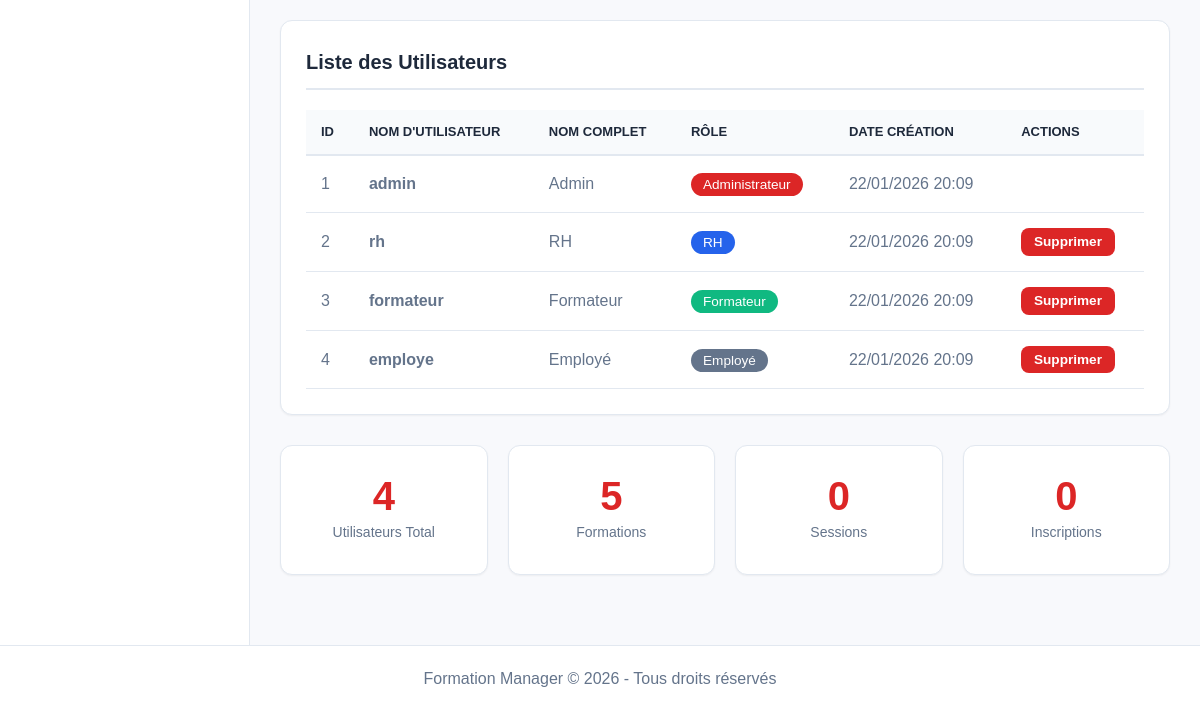
/admin_users.php (signed in, lower part), run on an earlier commit of the app's database.
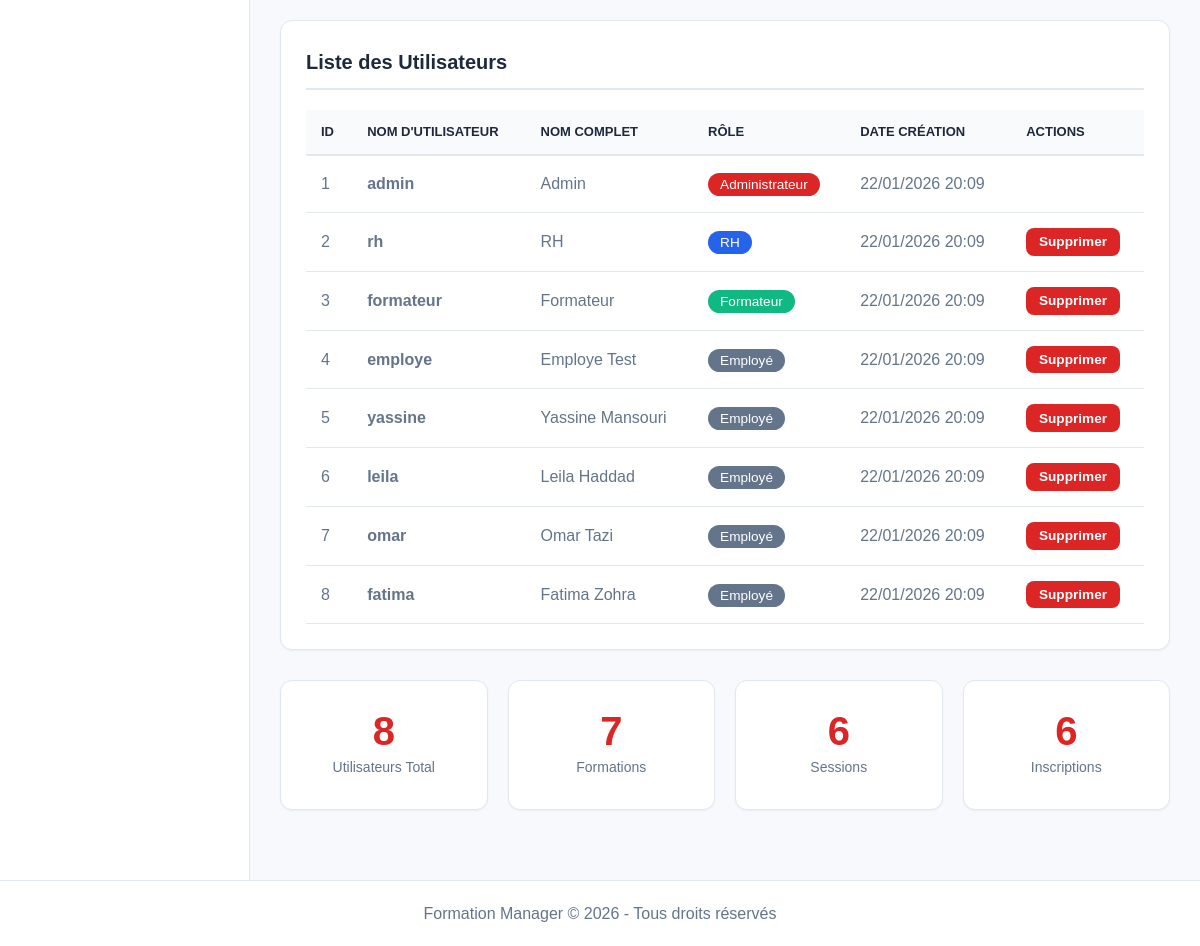
And on a later commit of the database.
### tables this page shows
create table if not exists users (
    id int auto_increment primary key,
    username varchar(100) not null unique,
    password varchar(255) not null,
    nom varchar(255) not null,
    role enum('admin', 'rh', 'formateur', 'employe') default 'employe',
    created_at timestamp default current_timestamp
);

### admin_users.php (the view, shortened to what this page needs)
<?php
include 'connexion.php';
?>
<!DOCTYPE html>
<html lang="fr">
<head>
    <link rel="stylesheet" href="style.css">
</head>
<body>
    <?php include 'header.php'; ?>
    <div class="section">
        <h2 class="section-header">Liste des Utilisateurs</h2>
        <table>
            <thead>
                <tr>
                    <th>ID</th>
                    <th>NOM D'UTILISATEUR</th>
                    <th>NOM COMPLET</th>
                    <th>RÔLE</th>
                    <th>DATE CRÉATION</th>
                    <th>ACTIONS</th>
                </tr>
            </thead>
            <tbody>
                <?php
                $sql = "SELECT * FROM users ORDER BY created_at DESC";
                $result = mysqli_query($connexion, $sql);
                while ($user = mysqli_fetch_assoc($result)) {
                    $role_colors = [
                        'admin' => '#dc2626',
                        'rh' => '#2563eb',
                        'formateur' => '#10b981',
                        'employe' => '#64748b'
                    ];
                    $role_labels = [
                        'admin' => 'Administrateur',
                        'rh' => 'RH',
                        'formateur' => 'Formateur',
                        'employe' => 'Employé'
                    ];
                    $color = $role_colors[$user['role']] ?? '#64748b';
                    $label = $role_labels[$user['role']] ?? $user['role'];
                    echo "<tr>";
                    echo "<td>" . $user['id'] . "</td>";
                    echo "<td><strong>" . htmlspecialchars($user['username']) . "</strong></td>";
                    echo "<td>" . htmlspecialchars($user['nom']) . "</td>";
                    echo "<td><span style='background: $color; color: white; padding: 0.25rem 0.75rem; border-radius: 1rem; font-size: 0.85rem;'>$label</span></td>";
                    echo "<td>" . date('d/m/Y H:i', strtotime($user['created_at'])) . "</td>";
                    echo "<td>";
                    if ($user['id'] != $_SESSION['user_id']) {
                        echo "<form method='POST' style='display:inline; padding:0; margin:0; box-shadow:none; border:none;' onsubmit='return confirm(\"Supprimer cet utilisateur ?\");'>";
                        echo "<button type='submit' style='background:#dc2626; padding:0.4rem 0.8rem; margin:0; font-size:0.85rem;'>Supprimer</button>";
                        echo "</form>";
                    }
                    echo "</td>";
                    echo "</tr>";
                }
                ?>
            </tbody>
        </table>
    </div>
    <div class="stats-grid">
        <?php
        $total_users = mysqli_fetch_assoc(mysqli_query($connexion, "SELECT COUNT(*) as count FROM users"))['count'];
        $total_formations = mysqli_fetch_assoc(mysqli_query($connexion, "SELECT COUNT(*) as count FROM formations"))['count'];
        $total_sessions = mysqli_fetch_assoc(mysqli_query($connexion, "SELECT COUNT(*) as count FROM sessions"))['count'];
        $total_inscriptions = mysqli_fetch_assoc(mysqli_query($connexion, "SELECT COUNT(*) as count FROM inscriptions"))['count'];
        ?>
        <div class="stat-card">
            <div class="stat-number">
                <?php echo $total_users; ?>
            </div>
            <div class="stat-label">Utilisateurs Total</div>
        </div>
        <div class="stat-card">
            <div class="stat-number">
                <?php echo $total_formations; ?>
            </div>
            <div class="stat-label">Formations</div>
        </div>
        <div class="stat-card">
            <div class="stat-number">
                <?php echo $total_sessions; ?>
            </div>
            <div class="stat-label">Sessions</div>
        </div>
        <div class="stat-card">
            <div class="stat-number">
                <?php echo $total_inscriptions; ?>
            </div>
            <div class="stat-label">Inscriptions</div>
        </div>
    </div>
    <?php include 'footer.php'; ?>
</body>
</html>

What changed in the data, as far as the page shows it:
changed users "employe": nom "Employé" → "Employe Test"
added users: id "5", username "yassine", nom "Yassine Mansouri", role "Employé", created_at "22/01/2026 20:09"
added users: id "6", username "leila", nom "Leila Haddad", role "Employé", created_at "22/01/2026 20:09"
added users: id "7", username "omar", nom "Omar Tazi", role "Employé", created_at "22/01/2026 20:09"
added users: id "8", username "fatima", nom "Fatima Zohra", role "Employé", created_at "22/01/2026 20:09"
Also different on the page:
$total_users: "4" → "8"
$total_formations: "5" → "7"
$total_sessions: "0" → "6"
$total_inscriptions: "0" → "6"
